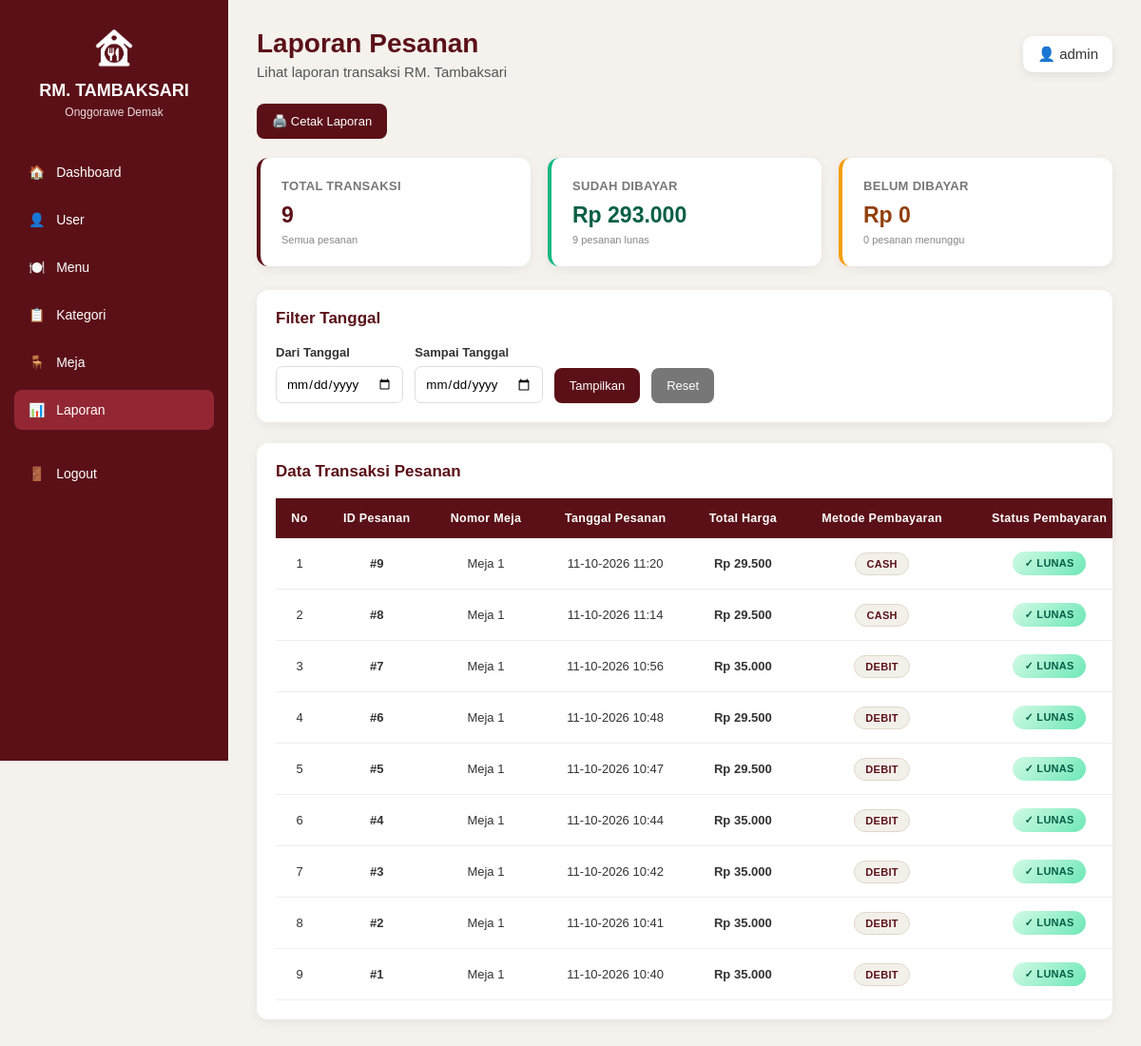
Screenshot of /admin/laporan/index.php with the database file from the repository.
### tables this page shows
CREATE TABLE `pesanan` (
  `id_pesanan` int NOT NULL,
  `id_user` int DEFAULT NULL,
  `id_meja` int DEFAULT NULL,
  `total_harga` decimal(12,2) DEFAULT NULL,
  `status_bayar` enum('belum_bayar','lunas') DEFAULT NULL,
  `created_at` datetime DEFAULT NULL,
  `metode_bayar` enum('debit','cash','qris','e-wallet') NOT NULL,
  `catatan` text NOT NULL
);

CREATE TABLE `meja` (
  `id_meja` int NOT NULL,
  `nomor_meja` int DEFAULT NULL,
  `status_meja` enum('kosong','terisi') DEFAULT NULL,
  `qr_code` varchar(255) NOT NULL
);

### admin/laporan/index.php (the view, shortened to what this page needs)
<?php
include "../../config.php";
$tanggal_awal  = $_GET['tanggal_awal']  ?? '';
$tanggal_akhir = $_GET['tanggal_akhir'] ?? '';
$where = [];
$filter = count($where) > 0
    ? "WHERE " . implode(" AND ", $where)
    : "";
$query = mysqli_query($db, "
    SELECT
        p.id_pesanan,
        p.total_harga,
        p.status_bayar,
        p.metode_bayar,
        p.catatan,
        p.created_at,
        m.nomor_meja
    FROM pesanan p
    LEFT JOIN meja m ON p.id_meja = m.id_meja
    $filter
    ORDER BY p.created_at DESC
");
$data_laporan = [];
$total_transaksi   = 0;
$total_pendapatan  = 0;
$total_belum_bayar = 0;
$count_lunas       = 0;
$count_belum       = 0;
while ($data = mysqli_fetch_assoc($query)) {
    $data_laporan[] = $data;
    $total_transaksi++;
    if ($data['status_bayar'] === 'lunas') {
        $total_pendapatan += (float) $data['total_harga'];
        $count_lunas++;
    } else {
        $total_belum_bayar += (float) $data['total_harga'];
        $count_belum++;
    }
}
?>
<!DOCTYPE html>
<html lang="id">
<head>
</head>
<body>
<aside class="sidebar">
    <div class="logo">
        <img src="../../assets/images/logo.png" alt="Logo RM Tambaksari">
        <h2>RM. TAMBAKSARI</h2>
        <p>Onggorawe Demak</p>
    </div>
    <ul class="menu">
        <li><a href="../dashboard.php">🏠 &nbsp; Dashboard</a></li>
        <li><a href="../users/index.php">👤 &nbsp; User</a></li>
        <li><a href="../menu/index.php">🍽️ &nbsp; Menu</a></li>
        <li><a href="../kategori/index.php">📋 &nbsp; Kategori</a></li>
        <li><a href="../meja/index.php">🪑 &nbsp; Meja</a></li>
        <li><a href="index.php" class="active">📊 &nbsp; Laporan</a></li>
        <li><a href="../../logout.php" class="logout">🚪 &nbsp; Logout</a></li>
    </ul>
</aside>
<div class="content">
    <div class="topbar">
        <div>
            <h1>Laporan Pesanan</h1>
            <p>Lihat laporan transaksi RM. Tambaksari</p>
        </div>
        <div class="admin-name">
            👤 <?= htmlspecialchars($_SESSION['username'] ?? 'admin'); ?>
        </div>
    </div>
    <div style="margin-bottom: 20px;">
        <button onclick="window.print()" class="btn btn-maroon btn-cetak">
            🖨️ Cetak Laporan
        </button>
    </div>
    <div class="ringkasan">
        <div class="kartu">
            <p>TOTAL TRANSAKSI</p>
            <h2><?= number_format($total_transaksi, 0, ',', '.'); ?></h2>
            <small>Semua pesanan</small>
        </div>
        <div class="kartu lunas">
            <p>SUDAH DIBAYAR</p>
            <h2>Rp <?= number_format($total_pendapatan, 0, ',', '.'); ?></h2>
            <small><?= $count_lunas; ?> pesanan lunas</small>
        </div>
        <div class="kartu belum">
            <p>BELUM DIBAYAR</p>
            <h2>Rp <?= number_format($total_belum_bayar, 0, ',', '.'); ?></h2>
            <small><?= $count_belum; ?> pesanan menunggu</small>
        </div>
    </div>
    <div class="filter-box">
        <h3>Filter Tanggal</h3>
        <form method="GET" class="filter-form">
            <div class="form-group">
                <label for="tanggal_awal">Dari Tanggal</label>
                <input type="date" name="tanggal_awal" id="tanggal_awal"
                       value="<?= htmlspecialchars($tanggal_awal); ?>">
            </div>
            <div class="form-group">
                <label for="tanggal_akhir">Sampai Tanggal</label>
                <input type="date" name="tanggal_akhir" id="tanggal_akhir"
                       value="<?= htmlspecialchars($tanggal_akhir); ?>">
            </div>
            <button type="submit" class="btn btn-maroon">Tampilkan</button>
            <a href="index.php" class="btn btn-gray">Reset</a>
        </form>
    </div>
    <div class="table-box">
        <h3>Data Transaksi Pesanan</h3>
        <table>
            <thead>
                <tr>
                    <th style="width:50px;">No</th>
                    <th>ID Pesanan</th>
                    <th>Nomor Meja</th>
                    <th>Tanggal Pesanan</th>
                    <th>Total Harga</th>
                    <th>Metode Pembayaran</th>
                    <th>Status Pembayaran</th>
                </tr>
            </thead>
            <tbody>
            <?php if (count($data_laporan) > 0) { ?>
                <?php foreach ($data_laporan as $no => $data) { ?>
                    <tr>
                        <td><?= $no + 1; ?></td>
                        <td>
                            <strong>#<?= (int) $data['id_pesanan']; ?></strong>
                        </td>
                        <td>
                            Meja <?= htmlspecialchars((string)($data['nomor_meja'] ?? '-')); ?>
                        </td>
                        <td>
                            <?= $data['created_at']
                                ? date('d-m-Y H:i', strtotime($data['created_at']))
                                : '-'; ?>
                        </td>
                        <td>
                            <strong>Rp <?= number_format((float)$data['total_harga'], 0, ',', '.'); ?></strong>
                        </td>
                        <td>
                            <?php if (!empty($data['metode_bayar'])) : ?>
                                <span class="badge badge-metode">
                                    <?= htmlspecialchars(strtoupper($data['metode_bayar'])); ?>
                                </span>
                            <?php else : ?>
                                <span style="color:#aaa;">-</span>
                            <?php endif; ?>
                        </td>
                        <td>
                            <?php if ($data['status_bayar'] === 'lunas') : ?>
                                <span class="badge badge-lunas">✓ LUNAS</span>
                            <?php endif; ?>
                        </td>
                    </tr>
                <?php } ?>
            <?php } ?>
            </tbody>
        </table>
    </div>
</div>
</body>
</html>

### admin/laporan/index.php (style rules this page uses)
* { box-sizing: border-box; margin: 0; padding: 0; font-family: Arial, sans-serif; }
body { background: #f5f1ed; color: #333; }
.sidebar { width: 240px; height: 100vh; background: #5b1018; color: white; position: fixed; top: 0; left: 0; padding: 25px 15px; overflow-y: auto; }
.logo { text-align: center; margin-bottom: 35px; }
.logo img { width: 50px; height: 50px; object-fit: contain; margin-bottom: 6px; }
.logo h2 { font-size: 18px; color: white; }
.logo p { font-size: 12px; color: #eadada; margin-top: 5px; }
.menu { list-style: none; margin: 0; padding: 0; }
.menu li { margin-bottom: 8px; }
.menu a { display: block; padding: 13px 15px; color: white; text-decoration: none; border-radius: 8px; font-size: 14px; }
.menu a.active { background: #922733; }
.menu .logout { margin-top: 25px; }
.content { margin-left: 240px; padding: 30px; }
.topbar { display: flex; justify-content: space-between; align-items: center; margin-bottom: 25px; }
.topbar h1 { color: #5b1018; font-size: 28px; margin-bottom: 5px; }
.topbar p { color: #555; font-size: 15px; }
.admin-name { background: white; padding: 10px 15px; border-radius: 10px; box-shadow: 0 3px 10px rgba(0,0,0,0.08); font-size: 15px; }
.btn { border: none; border-radius: 8px; padding: 11px 16px; font-size: 13px; cursor: pointer; text-decoration: none; display: inline-flex; align-items: center; gap: 6px; transition: all 0.2s; font-family: inherit; }
.btn-maroon { background: #5b1018; color: white; }
.btn-gray { background: #777; color: white; }
.ringkasan { display: grid; grid-template-columns: repeat(3, minmax(0, 1fr)); gap: 18px; margin-bottom: 25px; }
.kartu { background: white; padding: 22px; border-radius: 12px; box-shadow: 0 3px 12px rgba(0,0,0,.06); border-left: 4px solid #5b1018; }
.kartu.lunas { border-left-color: #10b981; }
.kartu.belum { border-left-color: #f59e0b; }
.kartu p { margin: 0 0 10px; color: #777; font-size: 13px; font-weight: 600; letter-spacing: 0.3px; }
.kartu h2 { margin: 0; color: #5b1018; font-size: 23px; font-weight: 800; }
.kartu.lunas h2 { color: #065f46; }
.kartu.belum h2 { color: #92400e; }
.kartu small { display: block; margin-top: 6px; font-size: 11px; color: #888; font-weight: 500; }
.filter-box, .table-box { background: white; padding: 20px; border-radius: 12px; margin-bottom: 22px; box-shadow: 0 3px 12px rgba(0,0,0,.06); }
.filter-box h3, .table-box h3 { color: #5b1018; margin: 0 0 18px; font-size: 17px; }
.filter-form { display: flex; align-items: end; gap: 12px; flex-wrap: wrap; }
.form-group { display: flex; flex-direction: column; gap: 7px; }
.form-group label { font-size: 13px; font-weight: bold; }
.form-group input { padding: 10px; border: 1px solid #ddd; border-radius: 7px; font-family: inherit; }
.table-box { overflow-x: auto; }
table { width: 100%; border-collapse: collapse; min-width: 900px; }
th { background: #5b1018; color: white; padding: 14px 12px; text-align: center; font-size: 12.5px; font-weight: 700; letter-spacing: 0.3px; }
td { padding: 14px 12px; border-bottom: 1px solid #eee; text-align: center; font-size: 13px; vertical-align: middle; }
.badge { display: inline-flex; align-items: center; gap: 5px; padding: 6px 12px; border-radius: 20px; font-size: 11px; font-weight: 700; letter-spacing: 0.3px; border: none; font-family: inherit; }
.badge-lunas { background: linear-gradient(135deg, #d1fae5, #6ee7b7); color: #065f46; }
.badge-metode { background: #f3f0ea; color: #5b1018; border: 1px solid #e0d8c9; padding: 5px 11px; font-size: 11px; font-weight: 700; }

### rows the page displays
pesanan: id_pesanan "9", id_meja.nomor_meja "1", created_at "11-10-2026 11:20", total_harga "29.500", metode_bayar "CASH", status_bayar "✓ LUNAS"
pesanan: id_pesanan "8", id_meja.nomor_meja "1", created_at "11-10-2026 11:14", total_harga "29.500", metode_bayar "CASH", status_bayar "✓ LUNAS"
pesanan: id_pesanan "7", id_meja.nomor_meja "1", created_at "11-10-2026 10:56", total_harga "35.000", metode_bayar "DEBIT", status_bayar "✓ LUNAS"
pesanan: id_pesanan "6", id_meja.nomor_meja "1", created_at "11-10-2026 10:48", total_harga "29.500", metode_bayar "DEBIT", status_bayar "✓ LUNAS"
pesanan: id_pesanan "5", id_meja.nomor_meja "1", created_at "11-10-2026 10:47", total_harga "29.500", metode_bayar "DEBIT", status_bayar "✓ LUNAS"
pesanan: id_pesanan "4", id_meja.nomor_meja "1", created_at "11-10-2026 10:44", total_harga "35.000", metode_bayar "DEBIT", status_bayar "✓ LUNAS"
pesanan: id_pesanan "3", id_meja.nomor_meja "1", created_at "11-10-2026 10:42", total_harga "35.000", metode_bayar "DEBIT", status_bayar "✓ LUNAS"
pesanan: id_pesanan "2", id_meja.nomor_meja "1", created_at "11-10-2026 10:41", total_harga "35.000", metode_bayar "DEBIT", status_bayar "✓ LUNAS"
pesanan: id_pesanan "1", id_meja.nomor_meja "1", created_at "11-10-2026 10:40", total_harga "35.000", metode_bayar "DEBIT", status_bayar "✓ LUNAS"

### other values shown
$_SESSION['username'] "admin"
$total_transaksi "9"
$total_pendapatan "293.000"
$count_lunas "9"
$total_belum_bayar "0"
$count_belum "0"
